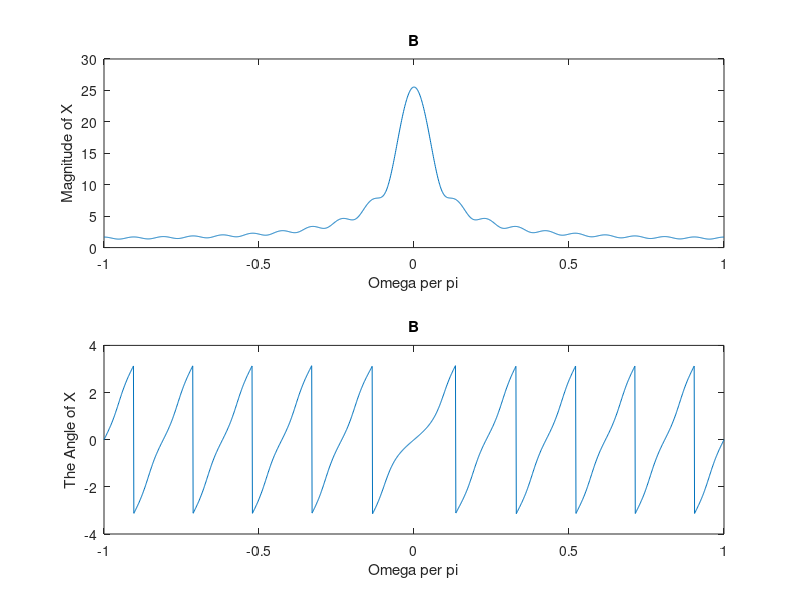

Recreate this plot in MATLAB.
%Part__1__A__
n1=0;
n2=10;
M=800;
k = (-M:M);
Omega= (pi/M) * k;
n = (n1:n2);
%Defining our function 
x = (0.9 * exp(1i*pi/3)).^ n ; 
%Fourier Transform
X = x *  (exp(-1i*pi/M)) .^(n' *k);
%Plotting
subplot(2,1,1)
plot(Omega/pi,abs(X));
xlim([-1 1])
title('A')
xlabel('Omega per pi')
ylabel('Magnitude of X')
subplot(2,1,2)
plot(Omega/pi,angle(X));
xlim([-1 1])
title('A')
xlabel('Omega per pi')
ylabel('The Angle of X')
%%
%Part__1__B__
n1=-10;
n2=10;
M=800;
k = (-M:M);
Omega= (pi/M) * k;
n = (n1:n2);
%Defining our function 
x = (0.9 ).^ n ; 
%Fourier Transform
X = x *  (exp(-1i*pi/M)) .^(n' *k);
%Plotting
subplot(2,1,1)
plot(Omega/pi,abs(X));
xlim([-1 1])
title('B')
xlabel('Omega per pi')
ylabel('Magnitude of X')
subplot(2,1,2)
plot(Omega/pi,angle(X));
xlim([-1 1])
title('B')
xlabel('Omega per pi')
ylabel('The Angle of X')
